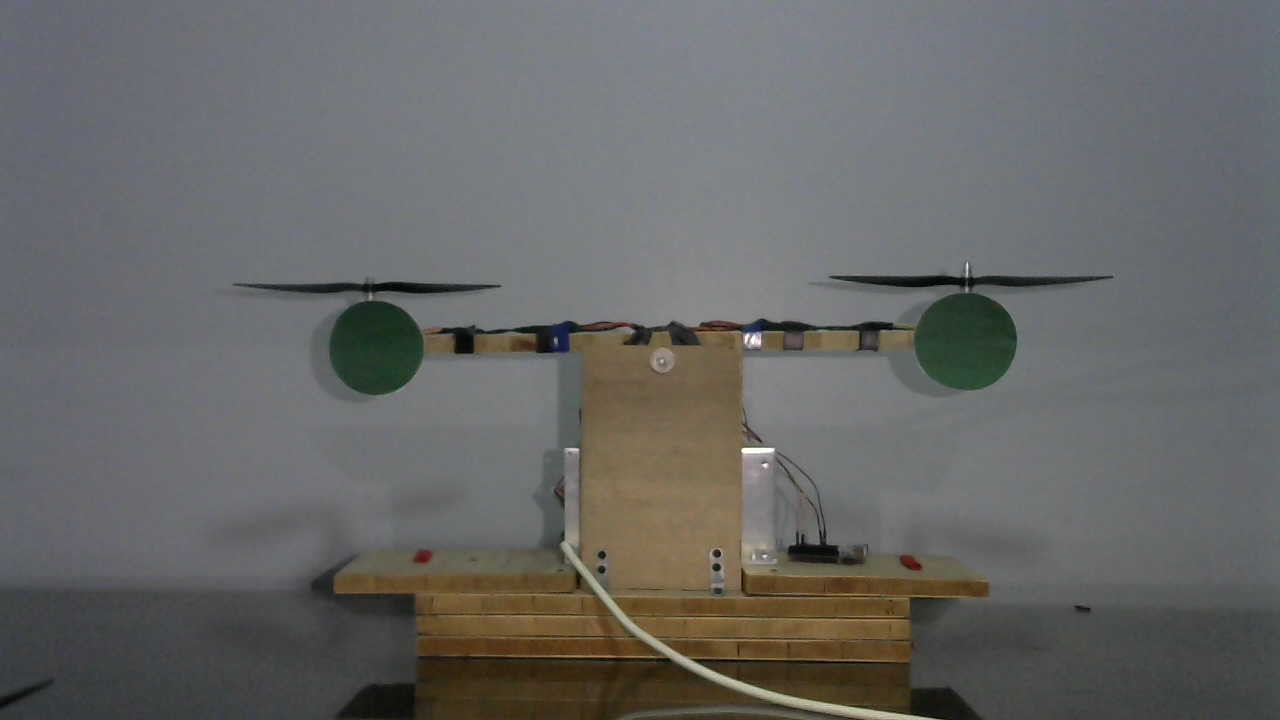
#> input picture Closed Loop Tests/Tests on Camera and PC/Images/img.jpg, 1280 x 720 px, found by its file name
$ jupyter execute M3.ipynb   (shell and % lines are left out)   (older library calls are emulated)
#> lines starting #> are read from the running program, lines starting #| are printed output that depends on the picture; after the words box and inside, x2 and y2 are one past the last pixel; in counts of white or black regions, pixels touching at a corner belong together
[cell 1]
import cv2
import numpy as np
import matplotlib.pyplot as plt

[cell 2]
# READ IMAGE CAPTURED
def read_image():
    img1 = cv2.imread('img.jpg')
#> img1 is the input picture: shape (720, 1280, 3); mean B, G, R 102.1, 103.2, 102.9
    img = cv2.cvtColor(img1,cv2.COLOR_BGR2RGB)
    return img

[cell 3]
img = read_image()
plt.imshow(img)

[cell 4]
# APPLY MORPHOLOGICAL OPERATIONS
n=5
#Box Blur
kernel = np.ones((n,n),np.float32)/(n*n)
filt_avg = cv2.filter2D(img,-1,kernel)
#cv2.imwrite('Images/AveragingFilter.jpg',filt_avg)
#plt.imshow(filt_avg,cmap='gray')
plt.imshow(filt_avg)
filt_avg = cv2.cvtColor(filt_avg,cv2.COLOR_BGR2RGB)
cv2.imwrite('Images/AveragingFilter.jpg',filt_avg)
#> Out = True

[cell 5]
#Gaussian Blur
filt_gauss=cv2.GaussianBlur(img,(n,n),0)
plt.imshow(filt_gauss)
filt_gauss = cv2.cvtColor(filt_gauss,cv2.COLOR_BGR2RGB)
cv2.imwrite('Images/GaussianFilter.jpg',filt_gauss)
#> Out = True

[cell 6]
# CANNY EDGE DETECTION
img = read_image()
gray = cv2.cvtColor(img, cv2.COLOR_BGR2GRAY)
blurred = cv2.GaussianBlur(gray, (5, 5), 0)

wide = cv2.Canny(blurred, 50, 200)
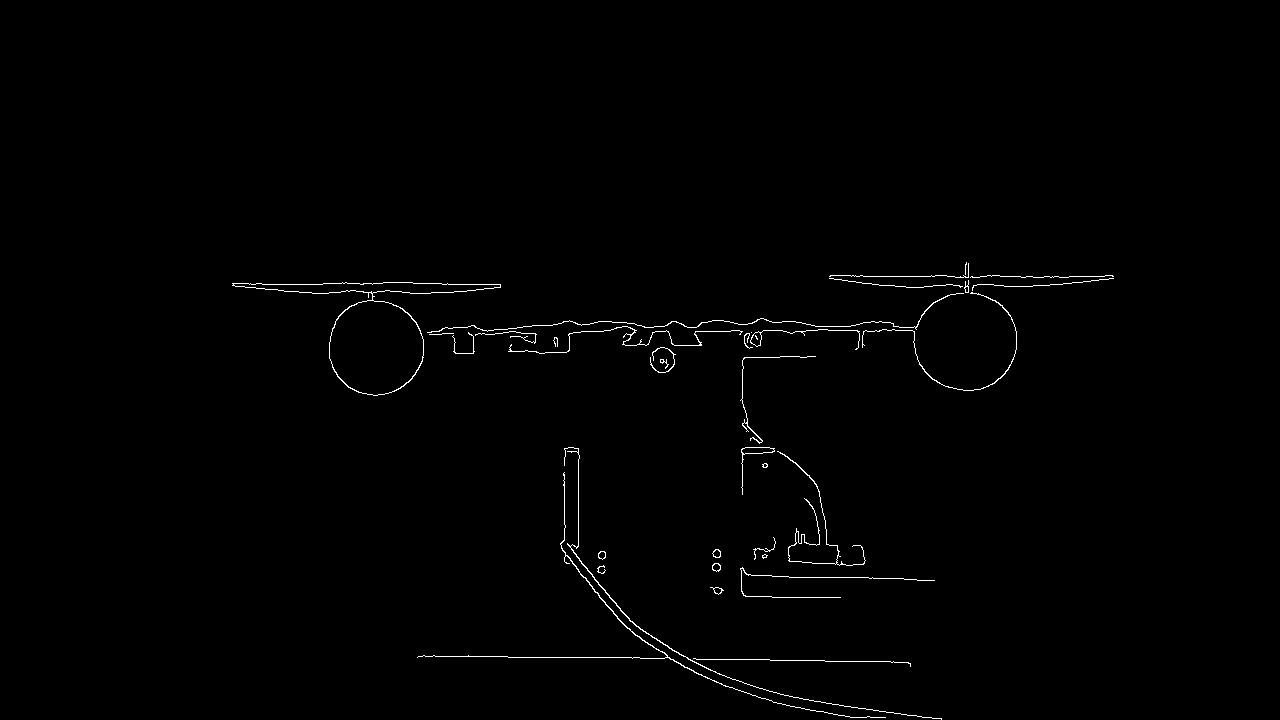
#> wide: shape (720, 1280); 0.7% white in thin lines or dots, all inside (x1, y1, x2, y2) = (232, 262, 1114, 720)
cv2.imwrite('Images/WideCanny.jpg',wide)
mid = cv2.Canny(blurred, 30, 150)
cv2.imwrite('Images/MidCanny.jpg',mid)
tight = cv2.Canny(blurred, 210, 250)
#> tight: shape (720, 1280); 0.16% white in thin lines or dots, all inside (x1, y1, x2, y2) = (374, 263, 1013, 719)
cv2.imwrite('Images/TightCanny.jpg',tight)

midb = cv2.Canny(blurred, 0, 60)
#> midb: shape (720, 1280); 1.7% white in thin lines or dots, all inside (x1, y1, x2, y2) = (0, 261, 1114, 720)
cv2.imwrite('Images/BestCanny.jpg',midb)
#> Out = True

[cell 7]
plt.imshow(midb)

[cell 8]
plt.imshow(wide)

[cell 9]
plt.imshow(mid)

[cell 10]
plt.imshow(tight, cmap='gray')

[cell 11]
# EDGE DETECTION USING SOBEL
img = read_image()
gray = cv2.cvtColor(img, cv2.COLOR_BGR2GRAY)
laplacian = cv2.Laplacian(gray, cv2.CV_64F)
cv2.imwrite('Images/LaplacianEdgeDetection.jpg',laplacian)

sobelx = cv2.Sobel(gray, cv2.CV_64F, 1, 0, ksize=15)
cv2.imwrite('Images/SobelxEdgeDetection.jpg',sobelx)

sobely = cv2.Sobel(gray, cv2.CV_64F, 0, 1, ksize=15)
cv2.imwrite('Images/SobelyEdgeDetection.jpg',sobely)

sobel = cv2.bitwise_and(sobelx, sobely)
cv2.imwrite('Images/SobelEdgeDetection.jpg',sobel)

# plot images
plt.subplot(2, 2, 1)
plt.imshow(laplacian,cmap='gray')
plt.title('Laplacian')

plt.subplot(2, 2, 2)
plt.imshow(sobelx,cmap='gray')
plt.title('SobelX')

plt.subplot(2, 2, 3)
plt.imshow(sobely, cmap='gray')
plt.title('SobelY')

plt.subplot(2, 2, 4)
plt.imshow(sobel, cmap='gray')
plt.title('Sobel')

plt.show()

[cell 12]
# EROSION AND DILATION
img = read_image()
gray = cv2.cvtColor(img, cv2.COLOR_BGR2GRAY)
kernel = np.ones((5, 5), np.uint8)

img_erosion = cv2.erode(img, kernel, iterations=1)
img_erosion1 = cv2.cvtColor(img_erosion,cv2.COLOR_BGR2RGB)
cv2.imwrite('Images/Erosion.jpg',img_erosion1)

img_dilation = cv2.dilate(img, kernel, iterations=1)
img_dilation1 = cv2.cvtColor(img_dilation,cv2.COLOR_BGR2RGB)
cv2.imwrite('Images/Dilation.jpg',img_dilation1)

# plot images
plt.subplot(2, 2, 1)
plt.imshow(img_erosion, cmap='gray')
plt.title('Erosion')

plt.subplot(2, 2, 2)
plt.imshow(img_dilation, cmap='gray')
plt.title('Dilation')
plt.show()

[cell 13]
plt.imshow(img_erosion, cmap='gray')

[cell 14]
plt.imshow(img_dilation, cmap='gray')

[cell 15]
# GREEN SEGMENTATION
img = read_image()
hsv = cv2.cvtColor(img, cv2.COLOR_RGB2HSV)
#> hsv: shape (720, 1280, 3); mean H, S, V 80.2, 30.2, 108.5
# Define the range of green color in HSV
#lower_green = np.array([40, 50, 50])
#upper_green = np.array([80, 255, 255])
lower_green = np.array([40, 40, 40])
upper_green = np.array([80, 255, 255])
mask = cv2.inRange(hsv, lower_green, upper_green)
#> mask: shape (720, 1280); 1.6% white; 68 white regions (65 under 20 px), largest, box (x1, y1, x2, y2) and area: (915, 293, 1018, 390) 7796, (326, 301, 428, 395) 6828, (840, 277, 863, 280) 50
result = cv2.bitwise_and(img, img, mask=mask)
plt.imshow(result,cmap='gray')
cv2.imwrite('Images/GreenSegmentation.jpg',result)
#> Out = True

[cell 16]
# Contour Detection for Image Segmentation
img = read_image()
gray = cv2.cvtColor(img, cv2.COLOR_BGR2GRAY)
ret, thresh = cv2.threshold(gray,0,255,cv2.THRESH_BINARY_INV+cv2.THRESH_OTSU)
#> thresh: shape (720, 1280); 22% white; 126 white regions (101 under 20 px)
#> ret = 87
cnts, heir = cv2.findContours(thresh.copy(), cv2.RETR_EXTERNAL, cv2.CHAIN_APPROX_SIMPLE)
#> cnts = 109 contours, 86 with area under 20; largest, box (x1, y1, x2, y2) and area: (0, 474, 864, 720) 96581, (613, 554, 1280, 720) 72135, (328, 267, 1114, 532) 27316, (233, 279, 501, 299) 1984, (778, 493, 872, 570) 1972
img2 = img.copy()
cv2.drawContours(img2,cnts,-1,(0,255,0),3)
#> img2: shape (720, 1280, 3); mean R, G, B 98.7, 111.5, 98.6
plt.imshow(img2)
img2 = cv2.cvtColor(img2,cv2.COLOR_BGR2RGB)
cv2.imwrite('Images/Contour Detection.jpg',img2)
#> Out = True

[cell 17]
## WATERSHED ALGORITHM
img = read_image()
gray = cv2.cvtColor(img, cv2.COLOR_BGR2GRAY)
## Applying dilation for sure_bg detection
ret, thresh = cv2.threshold(gray,0,255,cv2.THRESH_BINARY_INV+cv2.THRESH_OTSU)
## Defining kernel for opening operation
kernel = np.ones((3,3), np.uint8)
opening = cv2.morphologyEx(thresh, cv2.MORPH_OPEN, kernel, iterations=2)
#> opening: shape (720, 1280); 21.3% white; 40 white regions, largest, box (x1, y1, x2, y2) and area: (0, 478, 853, 720) 95197, (616, 588, 1280, 720) 62249, (913, 293, 1017, 390) 7952
## After opening, perform dilation
sure_bg = cv2.dilate(opening, kernel, iterations=3)
#> sure_bg: shape (720, 1280); 24.5% white; 16 white regions, largest, box (x1, y1, x2, y2) and area: (0, 475, 1280, 720) 179183, (255, 279, 627, 398) 17552, (840, 272, 1100, 393) 13282
## Sure background image
dist_transform = cv2.distanceTransform(opening,cv2.DIST_L2,5)
ret, sure_fg = cv2.threshold(dist_transform,0.01*dist_transform.max(),255,0)
#> sure_fg: shape (720, 1280) float32; 20.1% white; 40 white regions (4 under 20 px), largest, box (x1, y1, x2, y2) and area: (0, 479, 852, 720) 91764, (617, 589, 1280, 720) 59913, (914, 294, 1016, 389) 7554
#> ret = 1.42
sure_fg = np.uint8(sure_fg)
unknown = np.subtract(sure_bg, sure_fg)
#> unknown: shape (720, 1280); 4.4% white; 31 white regions (6 under 20 px), largest, box (x1, y1, x2, y2) and area: (0, 475, 1280, 720) 20371, (255, 279, 627, 398) 6192, (840, 272, 1100, 393) 3856
ret, markers = cv2.connectedComponents(sure_fg)
#> markers: shape (720, 1280) int32; 41 distinct labels, from 0 to 40
#> ret = 41
## Add one so that sure background is not 1
markers = markers +1
#> markers: shape (720, 1280) int32; 41 distinct labels, from 1 to 41
## Making the unknown area as 0
markers[unknown == 255] = 0
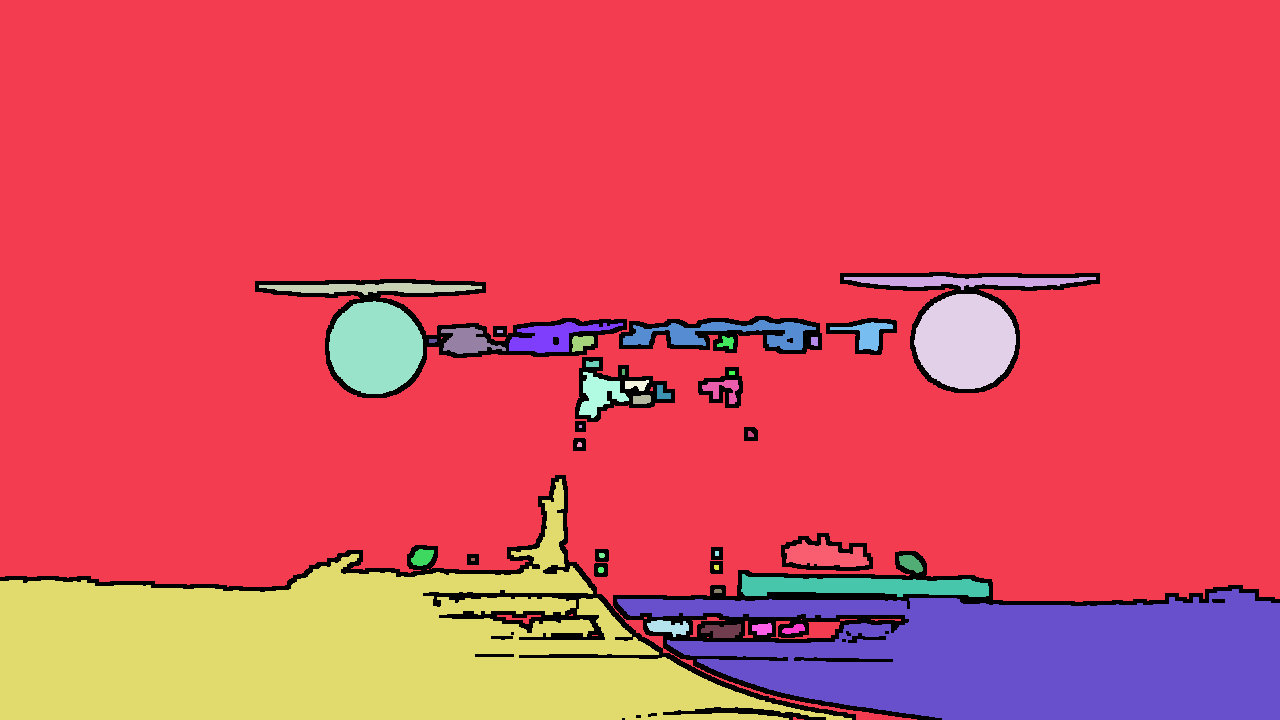
#> markers: shape (720, 1280) int32; 42 distinct labels, from 0 to 41; one colour per label, 0 black
markers = cv2.watershed(img, markers)
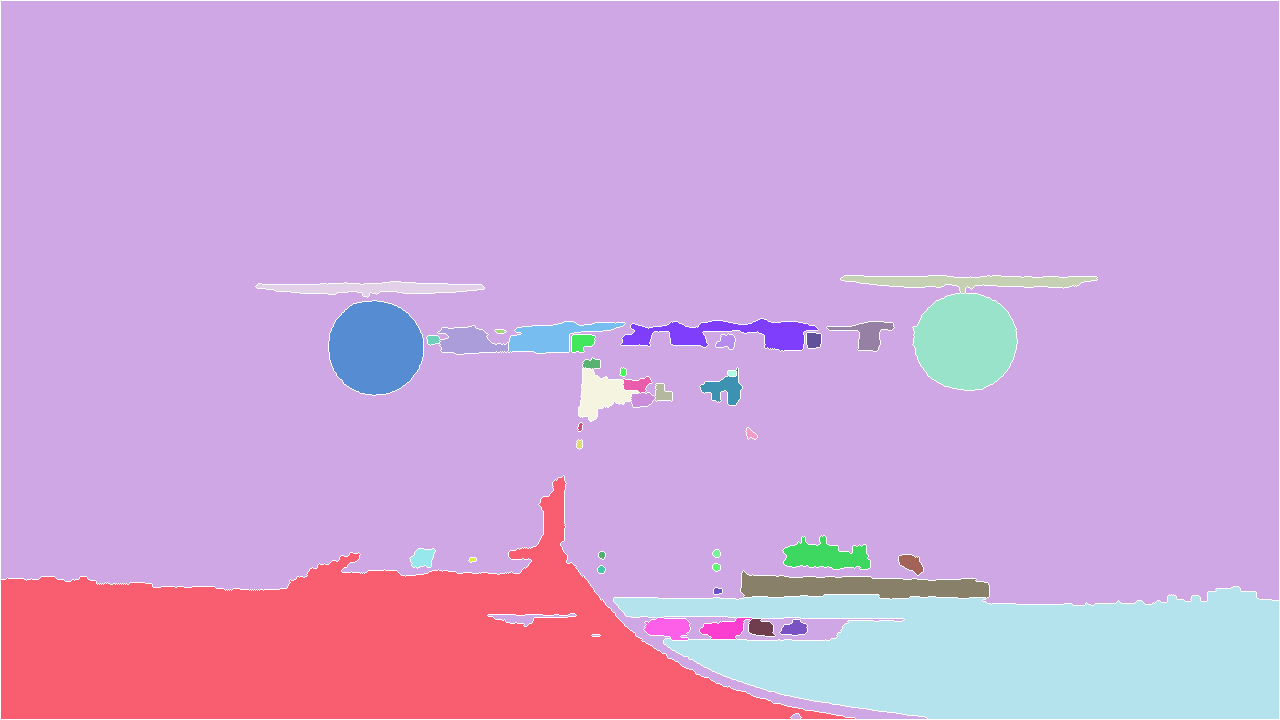
#> markers: shape (720, 1280) int32; 42 distinct labels, from -1 to 41; one colour per label, 0 black, -1 white
## boundary region is marked with -1
img[markers == -1] = (0, 255, 0)
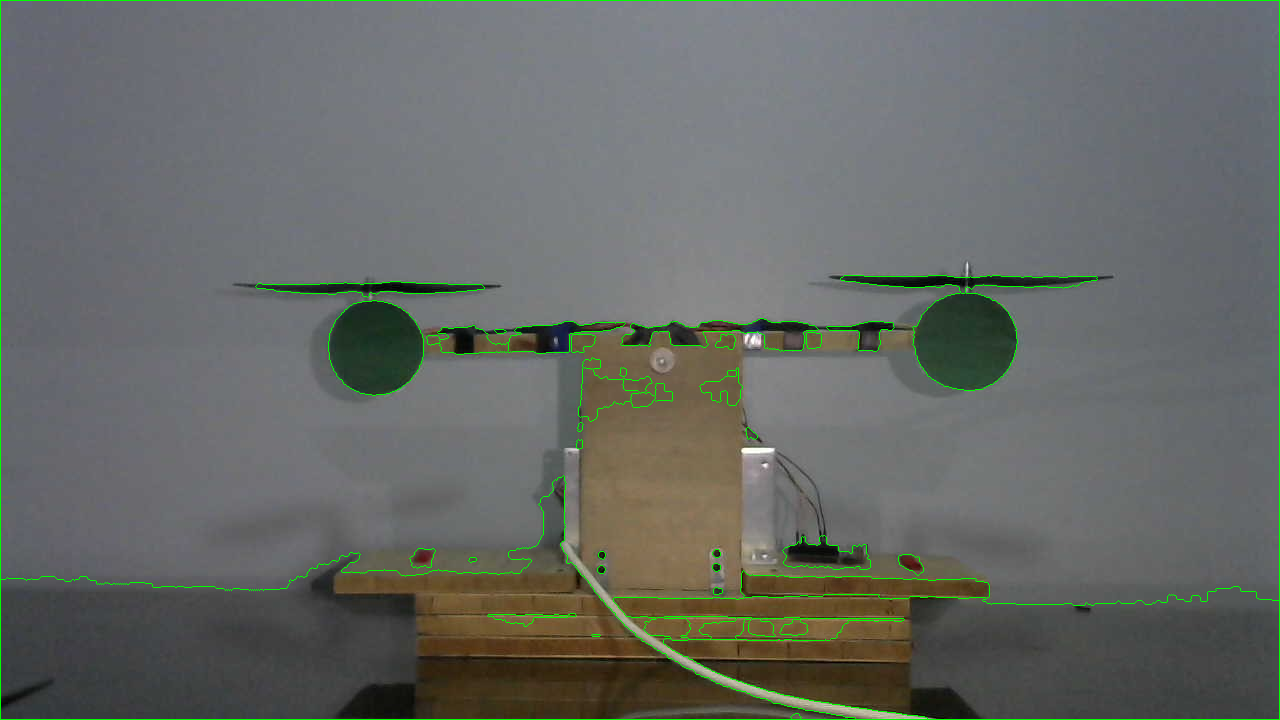
#> img: shape (720, 1280, 3); mean R, G, B 101.7, 105.2, 101.1
plt.imshow(img)
img = cv2.cvtColor(img,cv2.COLOR_BGR2RGB)
cv2.imwrite('Images/WATERSHED Segmentation.jpg',img)
#> Out = True
